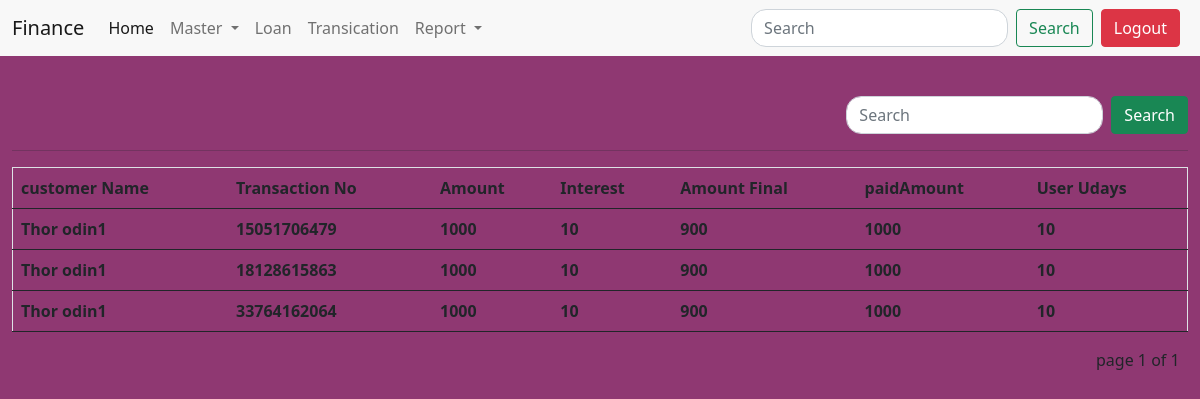
The app's page /completedLoan/ (signed in) with its own data.
### finance/models.py (models this page shows, shortened)
class LoanModel(models.Model):
    customerName = models.ForeignKey(customerModel,on_delete=models.CASCADE)
    transactionNo = models.IntegerField()
    amount = models.IntegerField()
    interest = models.IntegerField()
    interestAmount = models.IntegerField()
    Amountfinal = models.IntegerField()
    paidAmount = models.IntegerField()
    chequeNumber = models.IntegerField(null=True,blank=True,default=00)
    Udays = models.IntegerField()
    todayDate = models.DateTimeField()
    expectedDay = models.DateTimeField()
    morgage = models.CharField(max_length=90,default="")
    guaranteePerson = models.CharField(max_length=90,default="")
    approve = models.BooleanField(default=False)
    iscompleted = models.BooleanField(default=False)
    def __str__(self):
        id = str(self.id)
        return id

class customerModel(models.Model):
    profileId = models.ForeignKey(signupModel,on_delete=models.CASCADE,default=1)
    name = models.CharField(max_length=90)
    aadharNo = models.IntegerField()
    address = models.CharField(max_length=90)
    business = models.CharField(max_length=90)
    mobile = models.IntegerField()
    isapprove = models.BooleanField(default=False)

### finance/views.py (the view)
# urls.py: path('completedLoan/',views.completedLoan),
def completedLoan(request):
    email = request.session.get('email')
    completedLoanData = LoanModel.objects.filter(iscompleted=True, approve=True).filter(customerName__profileId__email=email)
    print(completedLoanData)
    searchName = request.GET.get('searchName')
    if searchName:
        completedLoanData = LoanModel.objects.filter(customerName__name__icontains=searchName).filter(customerName__profileId__email=email)
    else:
        paginator = Paginator(completedLoanData, 10)
        pageNumber = request.GET.get('page')
        try:
            completedLoanData = paginator.get_page(pageNumber)
        except PageNotAnInteger:
            completedLoanData = paginator.page(1)
        except EmptyPage:
            completedLoanData = paginator.page(paginator.num_pages)
    data = {'completedLoanData':completedLoanData}
    return render(request,'finance/completedloan.html',data)

### finance/templatetags/getName.py (called while the page is built)
@register.filter(name="custName")
def custName(value):
    val = value.id
    getName = customerModel.objects.get(id=val)
    return getName.name

### templates/finance/completedloan.html (shortened to what this page needs)
{% extends 'finance/homebase.html' %}
{% load static %}
{% load getName %}
{% block home_body_block %}
<div class="container-fluid">
    <div class="row">
          <div class="col-lg-12 col-md-6 col-sm-5 mt-3">
              <div class="row">
                  <div class="col-lg-12 col-md-12 col-sm-12">
                      <form class="d-flex float-end">
                          <input class="form-control me-2" type="search" name="searchName" placeholder="Search" aria-label="Search">
                          <button class="btn btn-success" type="submit">Search</button>
                      </form>
                  </div>
              </div>
              <hr>
                  <table class="table table-hover fw-bold border border-bottom-0 text-dark">
                      <th>customer Name</th>
                      <th>Transaction No</th>
                      <th>Amount</th>
                      <th>Interest</th>
                      <th>Amount Final</th>
                      <th>paidAmount</th>
                      <th>User Udays</th>
                      {% for loanData in completedLoanData%}
                      <tr>
                        <td>{{loanData.customerName|custName}}</td>
                        <td>{{loanData.transactionNo}}</td>
                        <td>{{loanData.amount}}</td>
                        <td>{{loanData.interest}}</td>
                        <td>{{loanData.Amountfinal}}</td>
                        <td>{{loanData.paidAmount}}</td>
                        <td>{{loanData.Udays}}</td>
                      </tr>
                      {% endfor %}
                    </table>
                   <div class="float-end mb-4">
                    {%include 'finance/paginator.html' with page=completedLoanData %}
                   </div>
          </div>
        </div>
</div>
{% endblock %}

### templates/finance/homebase.html (shortened to what this page needs)
<!DOCTYPE html>
{% load static %}
<html lang="en">
<head>
    <link rel="stylesheet" href="{% static 'css/bcss/bootstrap.min.css' %}">
    <link rel="stylesheet" href="{% static 'css/mycss/test.css' %}">
</head>
<body>
    <div>
        <nav class="navbar navbar-expand-lg navbar-light" style="background-color: #f8f8f8; ">
            <div class="container-fluid">
              <a class="navbar-brand" href="#">Finance</a>
              <div class="collapse navbar-collapse" id="navbarSupportedContent">
                <ul class="navbar-nav me-auto mb-2 mb-lg-0">
                  <li class="nav-item">
                    <a class="nav-link active" aria-current="page" href="/home">Home</a>
                  </li>
                  <li class="nav-item dropdown">
                    <a class="nav-link dropdown-toggle" href="#" id="navbarDropdown" role="button" data-bs-toggle="dropdown" aria-expanded="false">
                      Master
                    </a>
                  </li>
                  <li class="nav-item">
                    <a class="nav-link" href="/loan">Loan</a>
                  </li>
                  <li class="nav-item">
                    <a class="nav-link" href="/transication" tabindex="-1" aria-disabled="true">Transication</a>
                  </li>
                  <li class="nav-item dropdown">
                    <a class="nav-link dropdown-toggle" href="#" id="navbarDropdown" role="button" data-bs-toggle="dropdown" aria-expanded="false">
                      Report
                    </a>
                  </li>
                </ul>
                <form class="d-flex">
                  <input class="form-control me-2" type="text" name="searchName" placeholder="Search" aria-label="Search">
                  <button class="btn btn-outline-success" type="button">Search</button>
                </form>
                <ul class="navbar-nav me-2 ms-2">
                  <li><a class="btn btn-block btn-danger " href="/">Logout</a></li>
                </ul>
              </div>
            </div>
          </nav>
    </div>
{% block home_body_block %}
{% endblock %}
</body>
</html>

### templates/finance/paginator.html (shortened to what this page needs)
<div class="paginator">
     &nbsp;
    page {{page.number}} of {{page.paginator.num_pages}} &nbsp;
</div>

### static/css/mycss/test.css (style rules this page uses)
body { background-color: #8f3872; }
.form-control { border-radius: 15px; }

### records on screen
LoanModel: customerName|custName "Thor odin1", transactionNo "15051706479", amount "1000", interest "10", Amountfinal "900", paidAmount "1000", Udays "10"
LoanModel: customerName|custName "Thor odin1", transactionNo "18128615863", amount "1000", interest "10", Amountfinal "900", paidAmount "1000", Udays "10"
LoanModel: customerName|custName "Thor odin1", transactionNo "33764162064", amount "1000", interest "10", Amountfinal "900", paidAmount "1000", Udays "10"

### other values on screen
{{ page.number }} "1"
{{ page.paginator.num_pages }} "1"
